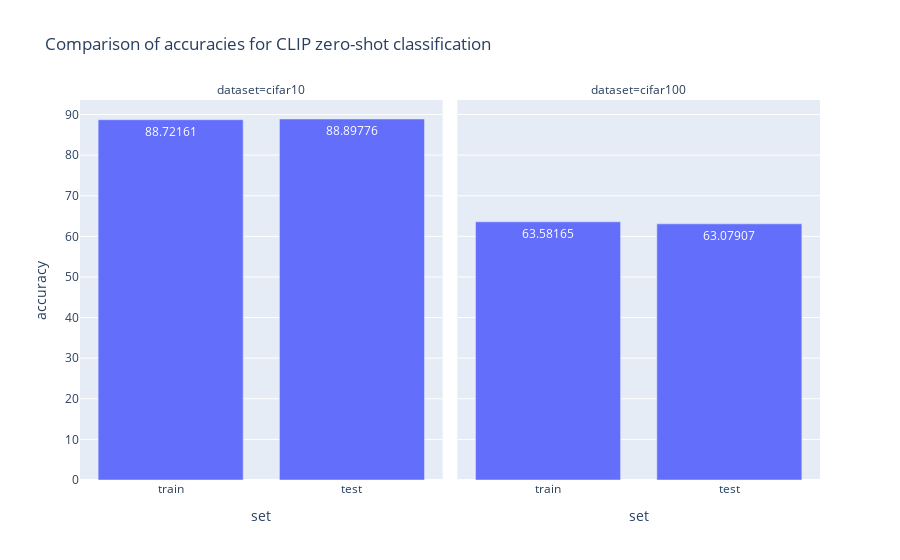

Source (notebook cell):
### Code cell
fig = px.bar(
    zs_df.sort_values(["dataset", "set"], ascending=[True, False]),
    x="set", 
    y="accuracy", 
    # color="test_noise",
    facet_col="dataset",
    barmode="group",
    text_auto=True,
    title="Comparison of accuracies for CLIP zero-shot classification")
fig.write_image(plots_dir / "q21_clip_zero_shot.png", scale=2.0)
fig

### Figure 1 — Plotly figure (JSON) as saved in the notebook; plotly's stock layout.template omitted (floating-point values rounded to 4 significant figures)
{"data": [{"alignmentgroup": "True", "hovertemplate": "dataset=cifar10<br>set=%{x}<br>accuracy=%{y}<extra></extra>", "legendgroup": "", "marker": {"color": "#636efa", "pattern": {"shape": ""}}, "name": "", "offsetgroup": "", "orientation": "v", "showlegend": false, "textposition": "auto", "texttemplate": "%{y}", "x": ["train", "test"], "xaxis": "x", "y": [88.72, 88.9], "yaxis": "y", "type": "bar"}, {"alignmentgroup": "True", "hovertemplate": "dataset=cifar100<br>set=%{x}<br>accuracy=%{y}<extra></extra>", "legendgroup": "", "marker": {"color": "#636efa", "pattern": {"shape": ""}}, "name": "", "offsetgroup": "", "orientation": "v", "showlegend": false, "textposition": "auto", "texttemplate": "%{y}", "x": ["train", "test"], "xaxis": "x2", "y": [63.58, 63.08], "yaxis": "y2", "type": "bar"}], "layout": {"xaxis": {"anchor": "y", "domain": [0.0, 0.49], "title": {"text": "set"}}, "yaxis": {"anchor": "x", "domain": [0.0, 1.0], "title": {"text": "accuracy"}}, "xaxis2": {"anchor": "y2", "domain": [0.51, 1.0], "matches": "x", "title": {"text": "set"}}, "yaxis2": {"anchor": "x2", "domain": [0.0, 1.0], "matches": "y", "showticklabels": false}, "annotations": [{"font": {}, "showarrow": false, "text": "dataset=cifar10", "x": 0.245, "xanchor": "center", "xref": "paper", "y": 1.0, "yanchor": "bottom", "yref": "paper"}, {"font": {}, "showarrow": false, "text": "dataset=cifar100", "x": 0.755, "xanchor": "center", "xref": "paper", "y": 1.0, "yanchor": "bottom", "yref": "paper"}], "legend": {"tracegroupgap": 0}, "title": {"text": "Comparison of accuracies for CLIP zero-shot classification"}, "barmode": "group"}}
